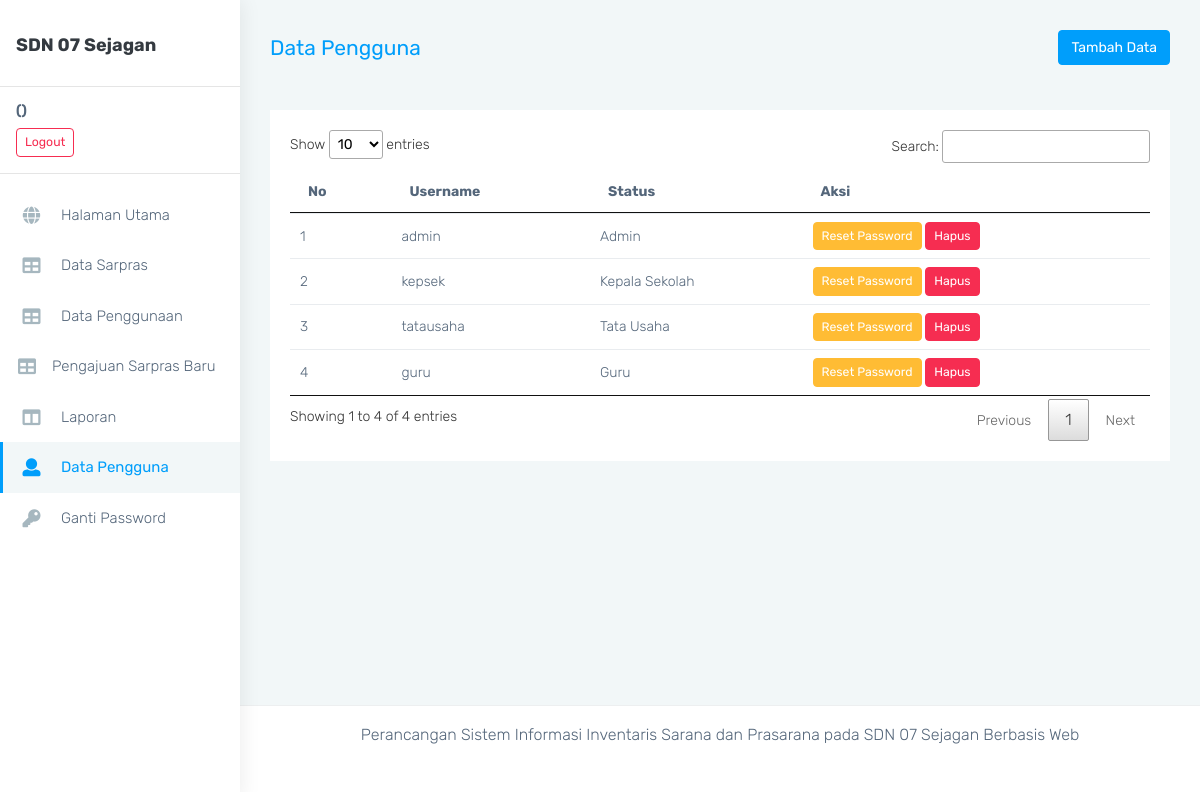
The page /admin/index?m=pengguna on the database its author committed.
### tables this page shows
CREATE TABLE `tb_pengguna` (
  `id` int(11) NOT NULL,
  `username` varchar(20) NOT NULL,
  `password` varchar(20) NOT NULL,
  `status` varchar(20) NOT NULL
);

### includes/config.php (called while the page is built)
<?php
    $config["server"]='localhost';
    $config["username"]='root';
    $config["password"]='';
    $config["database_name"]='sk_sisfoinventaris';
?>

### includes/functions.php (called while the page is built, shortened)
<?php
include 'config.php';
include 'db.php';
$db = new DB($config['server'], $config['username'], $config['password'], $config['database_name']);

### includes/db.php (called while the page is built, shortened)
<?php
class DB{
    var $conn = null;
    public function __construct($host, $username, $passwd, $dbname){
        $this->conn = mysqli_connect($host, $username, $passwd, $dbname);
    }
    public function query($sql){
        $query = mysqli_query($this->conn, $sql) or die('<pre>Error mysqli_query: ' . mysqli_error($this->conn) . '<br />' . $sql . '</pre>');
        return $query;
    }
    public function get_results($sql){
        $query = $this->query($sql);
        $arr = array();
        while($row = mysqli_fetch_object($query)){
            $arr[] = $row;
        }
        return $arr;
    }
}

### admin/pengguna.php (the view)
<?php
  $data_pengguna = $db->get_results("SELECT * FROM tb_pengguna");
?>
<div class="page-wrapper">
<div class="page-breadcrumb">
    <div class="row align-items-center">
        <div class="col-md-6 col-8 align-self-center">
            <h3 class="page-title mb-0 p-0">Data Pengguna</h3>
        </div>
        <div class="col-md-6 col-4 align-self-center">
            <div class="text-right">
                <a href="index?m=pengguna_tambah"
                class="btn btn-info text-white">Tambah Data</a>
            </div>
        </div>
    </div>
</div>
<div class="container-fluid">
    <div class="row">
        <div class="col-12">
            <div class="card">
                <div class="card-body">
                    <div class="table-responsive">
                    <table class="table" id="myDataTable">
                        <thead>
                            <tr>
                                <th class="border-top-0">No</th>
                                <th class="border-top-0">Username</th>
                                <th class="border-top-0">Status</th>
                                <th class="border-top-0">Aksi</th>
                            </tr>
                        </thead>
                        <tbody>
                            <?php if (!count($data_pengguna)): ?>
                                <tr><td colspan="4" class="text-center">Tidak ada data</td></tr>
                            <?php else: ?>
                                <?php foreach ($data_pengguna as $pengguna): ?>
                                    <tr>
                                        <td><?= ++$i ?></td>
                                        <td><?= $pengguna->username ?></td>
                                        <td><?= $pengguna->status ?></td>
                                        <td>
                                            <a href="aksi?act=pengguna_reset_password&id=<?= $pengguna->id; ?>&username=<?= $pengguna->username ?>" class="btn btn-warning btn-sm" onclick="return confirm('Reset password pengguna `<?= $pengguna->username ?>`?')">Reset Password</a>
                                            <a href="aksi?act=pengguna_hapus&id=<?= $pengguna->id; ?>" class="btn btn-danger btn-sm" onclick="return confirm('Hapus data ini?')">Hapus</a>
                                        </td>
                                    </tr>
                                <?php endforeach ?>
                            <?php endif ?>
                        </tbody>
                    </table>
                </div>
                </div>
            </div>
        </div>
    </div>
</div>

### assets/css/dataTables.css (style rules this page uses)
table.dataTable { width: 100%; margin: 0 auto; clear: both; border-collapse: separate; border-spacing: 0; }
table.dataTable thead th, table.dataTable tfoot th { font-weight: bold; }
table.dataTable thead th, table.dataTable thead td { padding: 10px 18px; border-bottom: 1px solid #111; }
table.dataTable thead .sorting, table.dataTable thead .sorting_asc, table.dataTable thead .sorting_desc, table.dataTable thead .sorting_asc_disabled, table.dataTable thead .sorting_desc_disabled { cursor: pointer; *cursor: hand; background-repeat: no-repeat; background-position: center right; }
table.dataTable thead .sorting { background-image: url("../images/sort_both.png"); }
table.dataTable thead .sorting_asc { background-image: url("../images/sort_asc.png"); }
table.dataTable tbody tr { background-color: #ffffff; }
table.dataTable tbody th, table.dataTable tbody td { padding: 8px 10px; }
table.dataTable.no-footer { border-bottom: 1px solid #111; }
table.dataTable, table.dataTable th, table.dataTable td { box-sizing: content-box; }

### rows shown on the page
tb_pengguna: username "admin", status "Admin"
tb_pengguna: username "kepsek", status "Kepala Sekolah"
tb_pengguna: username "tatausaha", status "Tata Usaha"
tb_pengguna: username "guru", status "Guru"
